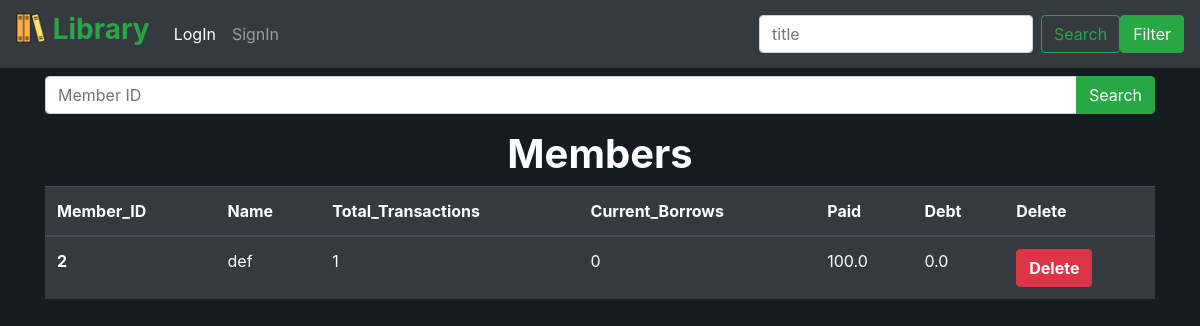
Before: /membersinfo with the older database file.
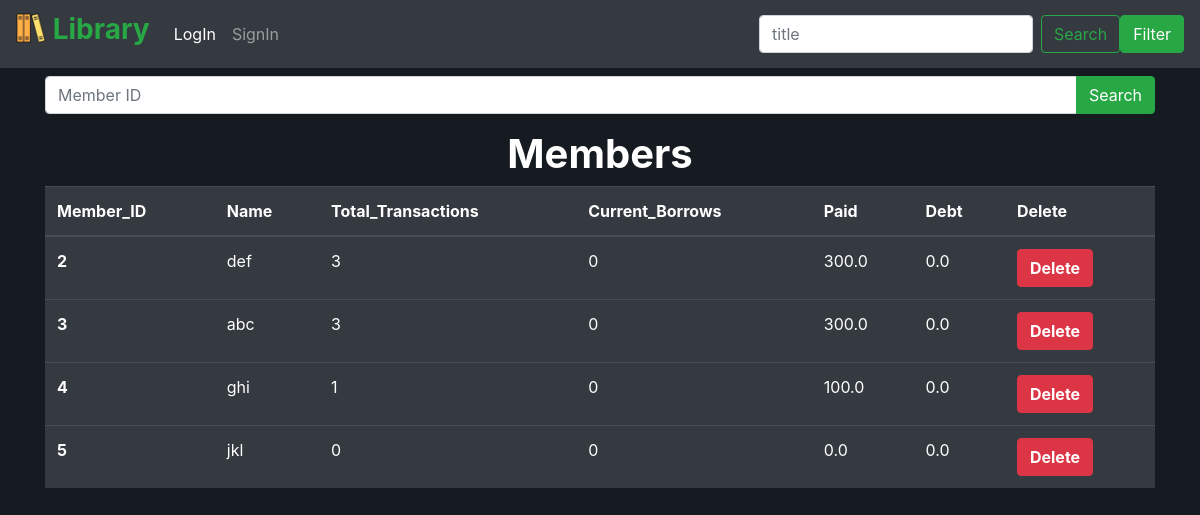
After: the same page with the newer database file.
### src/models.py (models this page shows, shortened)
class members(db.Model):
    id = db.Column('member_id' , db.Integer , primary_key=True)
    name = db.Column(db.String(100) , nullable=False)
    email = db.Column(db.String(100) , nullable=False , unique=True)
    count = db.Column(db.Integer , nullable=False)
    total_transactions = db.Column(db.Integer , nullable=False)
    paid = db.Column(db.Float , nullable=False)
    debt = db.Column(db.Float , nullable=False)

### src/app.py (the view)
@app.route('/membersinfo' , methods=['GET' , 'POST'])
def membersinfo():
    if request.method=="GET":
        if request.args:
            a = members.query.get(request.args.get("memberid"))
            if a is None:
                return render_template("memberinfo.html" , data=[])
            else:
                return render_template("memberinfo.html" , data=[a])
        else:
            return render_template("memberinfo.html" , data=members.query.all())
    else:
        a = members.query.get(request.form.get("member_id"))
        db.session.delete(a)
        db.session.commit()
        return render_template("memberinfo.html" , data=members.query.all())

### src/models.py (called while the page is built)
@event.listens_for(Engine, "connect")
def set_sqlite_pragma(dbapi_connection, connection_record):
    cursor = dbapi_connection.cursor()
    cursor.execute("PRAGMA foreign_keys=ON")
    cursor.close()

### src/templates/memberinfo.html (shortened to what this page needs)
{% extends "base.html" %}
{% block mainbody %}
<div class="container-md">
    <form action="/membersinfo">
        <div class="input-group mb-3">
            <input type="text" class="form-control" placeholder="Member ID" id="memberid" name="memberid">
            <div class="input-group-append">
                <button class="btn btn-success" type="submit">Search</button>
            </div>
        </div>
    </form>
</div>
<center><h1 style="color: white; font-weight: bold;">Members</h1></center>
<div class="container-sm memberinfobody">
    {% if not data|length==0 %}
        <table class="table table-hover table-dark">
            <thead>
                <tr>
                  <th scope="col">Member_ID</th>
                  <th scope="col">Name</th>
                  <th scope="col">Total_Transactions</th>
                  <th scope="col">Current_Borrows</th>
                  <th scope="col">Paid</th>
                  <th scope="col">Debt</th>
                  <th scope="col">Delete</th>
                </tr>
            </thead>
            <tbody>
                {% for i in data %}
                    <tr>
                        <th scope="row">{{ i.id }}</th>
                        <td>{{ i.name }}</td>
                        <td>{{ i.total_transactions }}</td>
                        <td>{{ i.count }}</td>
                        <td>{{ i.paid }}</td>
                        <td>{{ i.debt }}</td>
                        <td>
                            <form action="/membersinfo" method="post">
                                <button type="submit" class="btn btn-danger" style="font-weight: bold;">Delete</button>
                            </form>
                        </td>
                    </tr>
                {% endfor %}
            </tbody>
        </table>
    {% endif %}
</div>
{% endblock %}

Changed rows visible on the page:
changed members "def": total_transactions "1" → "3"; paid "100.0" → "300.0"
added members: id "3", name "abc", total_transactions "3", count "0", paid "300.0", debt "0.0"
added members: id "4", name "ghi", total_transactions "1", count "0", paid "100.0", debt "0.0"
added members: id "5", name "jkl", total_transactions "0", count "0", paid "0.0", debt "0.0"
